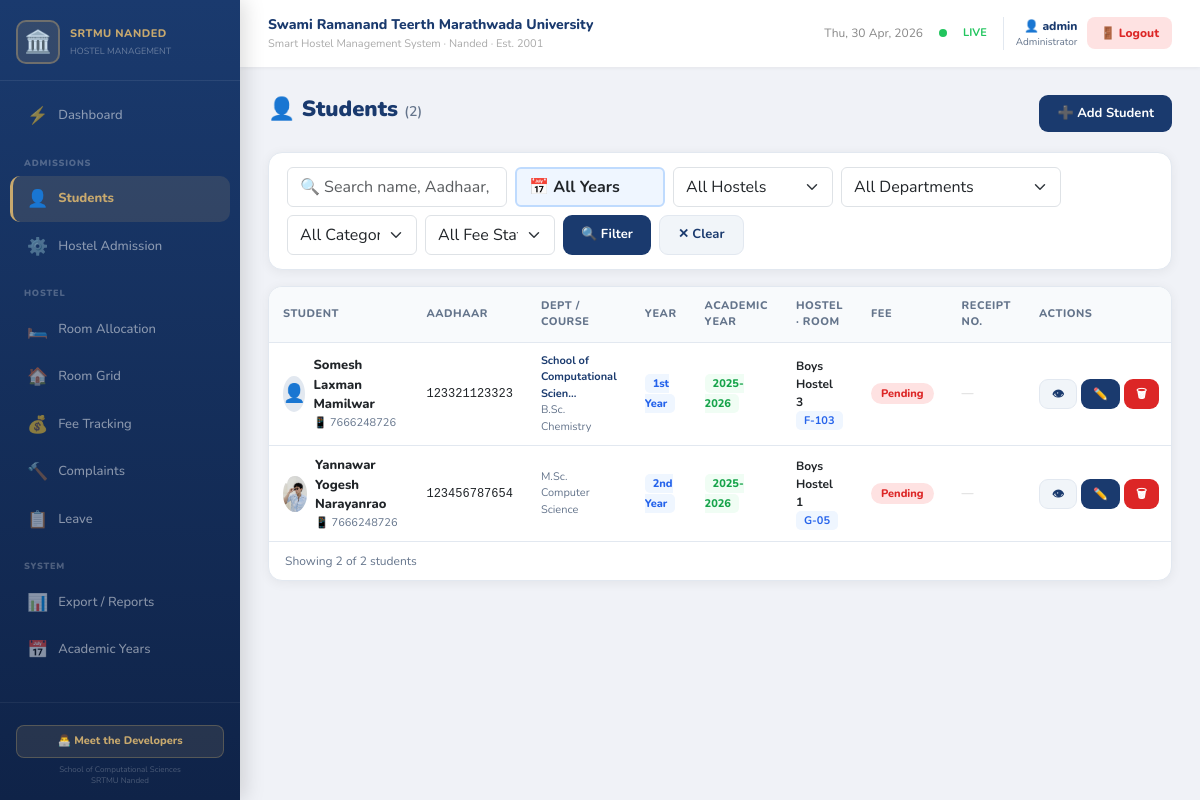
The app's page /students/ (signed in) with its own data.
### hostel/models.py (models this page shows, shortened)
class Student(models.Model):
    name = models.CharField(max_length=200, validators=[validate_name])
    aadhar = models.CharField(max_length=12, unique=True, validators=[validate_aadhar])
    gender = models.CharField(max_length=10, choices=GENDER_CHOICES, default='Male')
    category = models.CharField(max_length=20, choices=CATEGORY_CHOICES, default='General')
    phone = models.CharField(max_length=10, validators=[validate_phone])
    email = models.EmailField(blank=True)
    father_name = models.CharField(max_length=200, blank=True, validators=[validate_name])
    mother_name = models.CharField(max_length=200, blank=True, validators=[validate_name])
    guardian_phone = models.CharField(max_length=10, blank=True)
    school = models.CharField(max_length=200, choices=SCHOOL_CHOICES, blank=True)
    level = models.CharField(max_length=5, choices=LEVEL_CHOICES, default='UG')
    course = models.CharField(max_length=200)
    year = models.CharField(max_length=20)
    hostel = models.CharField(max_length=50, choices=HOSTEL_CHOICES, blank=True, default='')
    room = models.CharField(max_length=20, blank=True)
    admission_date = models.DateField(null=True, blank=True)
    address = models.TextField(blank=True)
    district = models.CharField(max_length=100, blank=True)
    fees = models.CharField(max_length=10, choices=FEE_CHOICES, default='Pending')
    fee_amount = models.DecimalField(max_digits=10, decimal_places=2, default=0)
    fee_paid_date = models.DateField(null=True, blank=True)
    receipt_number = models.CharField(max_length=50, blank=True)
    marks_10 = models.CharField(max_length=6, blank=True, validators=[validate_marks])
    marks_12 = models.CharField(max_length=6, blank=True, validators=[validate_marks])
    cet_marks_obtained = models.CharField(max_length=6, blank=True, validators=[validate_marks], help_text="CET marks obtained")
    cet_marks_total = models.CharField(max_length=6, blank=True, validators=[validate_marks], help_text="CET total marks")
    marks_ug = models.CharField(max_length=6, blank=True, validators=[validate_marks])
    marks_pg = models.CharField(max_length=6, blank=True, validators=[validate_marks])
    biometric_id = models.CharField(max_length=50, blank=True)
    remarks = models.TextField(blank=True)
    photo = models.ImageField(upload_to='student_photos/', blank=True, null=True)
    academic_year = models.ForeignKey(
        'AcademicYear', on_delete=models.SET_NULL,
        null=True, blank=True, related_name='students'
    )
    university_admitted = models.BooleanField(default=False, help_text="Has university admission been confirmed?")
    university_receipt_no = models.CharField(max_length=50, help_text="University admission receipt number")
    hostel_registered = models.BooleanField(default=False, help_text="Has hostel registration been done?")
    hostel_receipt_no = models.CharField(max_length=50, help_text="Hostel registration receipt number")
    hostel_approved = models.BooleanField(default=False, help_text="Approved for hostel admission")
    created_at = models.DateTimeField(auto_now_add=True)
    updated_at = models.DateTimeField(auto_now=True)
    class Meta:
        ordering = ['-created_at']

class AcademicYear(models.Model):
    label = models.CharField(max_length=20, unique=True, help_text="e.g. 2025-2026")
    start_year = models.IntegerField()
    end_year = models.IntegerField()
    is_current = models.BooleanField(default=False)
    created_at = models.DateTimeField(auto_now_add=True)
    class Meta:
        ordering = ['-start_year']
    @classmethod
    def get_current(cls):
        return cls.objects.filter(is_current=True).first()

### hostel/views.py (the view)
# urls.py: path('students/', views.student_list, name='student_list'),
@login_required
def student_list(request):
    qs = Student.objects.all()
    q = request.GET.get('q', '')
    hostel_filter = request.GET.get('hostel', '')
    cat_filter = request.GET.get('category', '')
    fee_filter = request.GET.get('fees', '')
    dept_filter = request.GET.get('department', '')
    year_filter = request.GET.get('academic_year', '')
    if q:
        qs = qs.filter(Q(name__icontains=q) | Q(aadhar__icontains=q) | Q(room__icontains=q) | Q(phone__icontains=q))
    if hostel_filter:
        qs = qs.filter(hostel=hostel_filter)
    if cat_filter:
        qs = qs.filter(category=cat_filter)
    if fee_filter:
        qs = qs.filter(fees=fee_filter)
    if dept_filter:
        qs = qs.filter(school=dept_filter)
    if year_filter:
        qs = qs.filter(academic_year_id=year_filter)
    ctx = {
        'students': qs,
        'q': q,
        'hostel_filter': hostel_filter,
        'cat_filter': cat_filter,
        'fee_filter': fee_filter,
        'dept_filter': dept_filter,
        'year_filter': year_filter,
        'total': qs.count(),
        'hostels': ['Boys Hostel 1', 'Boys Hostel 2', 'Boys Hostel 3', 'Boys Hostel 4'],
        'categories': ['General', 'OBC', 'SC', 'ST', 'VJNT', 'SBC', 'NT-A', 'NT-B', 'NT-C', 'EWS', 'DT'],
        'departments': SCHOOL_CHOICES,
        'all_years': AcademicYear.objects.all(),
        'current_year': AcademicYear.get_current(),
    }
    return render(request, 'hostel/student_list.html', ctx)

### templates/hostel/student_list.html (shortened to what this page needs)
{% extends 'hostel/base.html' %}
{% block content %}
<div class="page-header">
  <h1 class="page-title">👤 Students <span style="font-size:14px;font-weight:600;color:var(--muted)">({{ total }})</span></h1>
  <a href="{% url 'student_add' %}" class="btn-navy">➕ Add Student</a>
</div>
<div class="card-srtmu" style="padding:14px 18px;margin-bottom:16px;">
  <form method="get" class="d-flex gap-2 flex-wrap">
    <input name="q" value="{{ q }}" placeholder="🔍 Search name, Aadhaar, room…" class="form-control" style="max-width:220px"/>
    <select name="academic_year" class="form-select" style="max-width:150px;border:2px solid #bfdbfe;background:#eff6ff;font-weight:700;">
      <option value="">📅 All Years</option>
    </select>
    <select name="hostel" class="form-select" style="max-width:160px">
      <option value="">All Hostels</option>
    </select>
    <select name="department" class="form-select" style="max-width:220px">
      <option value="">All Departments</option>
    </select>
    <select name="category" class="form-select" style="max-width:130px">
      <option value="">All Categories</option>
    </select>
    <select name="fees" class="form-select" style="max-width:130px">
      <option value="">All Fee Status</option>
    </select>
    <button type="submit" class="btn-navy">🔍 Filter</button>
    <a href="{% url 'student_list' %}" class="btn-ghost">✕ Clear</a>
  </form>
</div>
<div class="card-srtmu" style="padding:0;overflow:hidden;">
  <div class="table-responsive">
    <table class="table-srtmu">
      <thead><tr>
        <th>Student</th><th>Aadhaar</th><th>Dept / Course</th><th>Year</th><th>Academic Year</th><th>Hostel · Room</th><th>Fee</th><th>Receipt No.</th><th>Actions</th>
      </tr></thead>
      <tbody>
        {% for s in students %}
        <tr>
          <td>
            <div class="d-flex align-items-center gap-2">
              {% if s.photo %}
              <img src="{{ s.photo.url }}" alt="" style="width:36px;height:36px;border-radius:50%;object-fit:cover;"/>
              {% else %}
              <div style="width:36px;height:36px;border-radius:50%;background:#e2e8f0;display:flex;align-items:center;justify-content:center;font-size:18px;">👤</div>
              {% endif %}
              <div>
                <div style="font-weight:800;font-size:13px">{{ s.name }}</div>
                <div style="font-size:11px;color:var(--muted)">📱 {{ s.phone }}</div>
              </div>
            </div>
          </td>
          <td style="font-size:12px;font-family:monospace">{{ s.aadhar }}</td>
          <td>
            <div style="font-size:11px;font-weight:700;color:var(--navy)">{{ s.school|truncatechars:30 }}</div>
            <div style="font-size:11px;color:var(--muted)">{{ s.course }}</div>
          </td>
          <td><span style="background:#eff6ff;color:#2563eb;padding:2px 8px;border-radius:5px;font-size:11px;font-weight:800">{{ s.year }}</span></td>
          <td>
            {% if s.academic_year %}
            <span style="background:#f0fdf4;color:#16a34a;padding:2px 8px;border-radius:5px;font-size:11px;font-weight:800">{{ s.academic_year.label }}</span>
            {% else %}
            <span style="color:#ccc;font-size:11px;">—</span>
            {% endif %}
          </td>
          <td>
            <div style="font-size:12px;font-weight:700">{{ s.hostel }}</div>
            {% if s.room %}<span style="background:#eff6ff;color:#2563eb;padding:2px 8px;border-radius:5px;font-size:11px;font-weight:700">{{ s.room }}</span>{% endif %}
          </td>
          <td><span class="badge-srtmu badge-{{ s.fees }}">{{ s.fees }}</span></td>
          <td style="font-size:12px;font-family:monospace">{% if s.receipt_number %}{{ s.receipt_number }}{% else %}<span style="color:#ccc">—</span>{% endif %}</td>
          <td>
            <div class="d-flex gap-1">
              <a href="{% url 'student_detail' s.pk %}" class="btn-ghost btn-sm">👁</a>
              <a href="{% url 'student_edit' s.pk %}" class="btn-navy btn-sm">✏️</a>
              <a href="{% url 'student_delete' s.pk %}" class="btn-danger-srtmu btn-sm">🗑</a>
            </div>
          </td>
        </tr>
        {% empty %}
        <tr><td colspan="9" style="text-align:center;padding:40px;color:var(--muted)">No students found.</td></tr>
        {% endfor %}
      </tbody>
    </table>
  </div>
  <div style="padding:10px 16px;border-top:1px solid var(--border);font-size:12px;color:var(--muted)">
    Showing {{ students|length }} of {{ total }} students
  </div>
</div>
{% endblock %}

### templates/hostel/base.html (shortened to what this page needs)
<!DOCTYPE html>
<html lang="en">
<head>
<link href="https://cdn.jsdelivr.net/npm/bootstrap@5.3.2/dist/css/bootstrap.min.css" rel="stylesheet"/>
</head>
<body>
<div class="sidebar">
  <div class="sidebar-logo">
    <div class="sidebar-brand">
      <div class="sidebar-icon">🏛️</div>
      <div>
        <div class="sidebar-title">SRTMU NANDED</div>
        <div class="sidebar-sub">HOSTEL MANAGEMENT</div>
      </div>
    </div>
  </div>
  <nav class="sidebar-nav">
    <a href="{% url 'dashboard' %}" class="nav-item {% if request.resolver_match.url_name == 'dashboard' %}active{% endif %}"><span class="nav-icon">⚡</span> Dashboard</a>
    <div class="nav-section-label">Admissions</div>
    <a href="{% url 'student_list' %}" class="nav-item {% if 'student' in request.resolver_match.url_name %}active{% endif %}"><span class="nav-icon">👤</span> Students</a>
    <a href="{% url 'hostel_admission_config' %}" class="nav-item {% if 'hostel_admission' in request.resolver_match.url_name %}active{% endif %}"><span class="nav-icon">⚙️</span> Hostel Admission</a>
    <div class="nav-section-label">Hostel</div>
    <a href="{% url 'room_allocation' %}" class="nav-item {% if request.resolver_match.url_name == 'room_allocation' %}active{% endif %}"><span class="nav-icon">🛏️</span> Room Allocation</a>
    <a href="{% url 'room_grid' %}" class="nav-item {% if request.resolver_match.url_name == 'room_grid' %}active{% endif %}"><span class="nav-icon">🏠</span> Room Grid</a>
    <a href="{% url 'fee_tracking' %}" class="nav-item {% if 'fee' in request.resolver_match.url_name %}active{% endif %}"><span class="nav-icon">💰</span> Fee Tracking</a>
    <a href="{% url 'complaint_list' %}" class="nav-item {% if 'complaint' in request.resolver_match.url_name %}active{% endif %}"><span class="nav-icon">🔨</span> Complaints</a>
    <a href="{% url 'leave_list' %}" class="nav-item {% if 'leave' in request.resolver_match.url_name %}active{% endif %}"><span class="nav-icon">📋</span> Leave</a>
    <div class="nav-section-label">System</div>
    <a href="{% url 'export_reports' %}" class="nav-item {% if 'export' in request.resolver_match.url_name %}active{% endif %}"><span class="nav-icon">📊</span> Export / Reports</a>
    <a href="{% url 'academic_year_list' %}" class="nav-item {% if 'academic_year' in request.resolver_match.url_name %}active{% endif %}"><span class="nav-icon">📅</span> Academic Years</a>
  </nav>
  <div class="sidebar-footer">
    <button class="dev-btn" onclick="document.getElementById('devModal').classList.add('show')">👨‍💻 Meet the Developers</button>
    <div style="font-size:8px;color:rgba(255,255,255,.25);margin-top:6px;line-height:1.4;">School of Computational Sciences<br/>SRTMU Nanded</div>
  </div>
</div>
<div class="main-wrap">
  <div class="topbar">
    <div>
      <div class="topbar-title">Swami Ramanand Teerth Marathwada University</div>
      <div class="topbar-sub">Smart Hostel Management System · Nanded · Est. 2001</div>
    </div>
    <div class="d-flex align-items-center gap-3">
      <span style="font-size:12px;color:#888;" id="curr-date"></span>
      <div class="live-dot"></div>
      <span style="font-size:11px;color:var(--green);font-weight:700;">LIVE</span>
      {% if user.is_authenticated %}
      <div style="display:flex;align-items:center;gap:10px;padding-left:12px;border-left:1px solid var(--border);">
        <div style="text-align:right;">
          <div style="font-size:12px;font-weight:800;color:var(--navy);">👤 {{ user.username }}</div>
          <div style="font-size:10px;color:var(--muted);">Administrator</div>
        </div>
        <form method="post" action="/logout/" style="margin:0;">
          <button type="submit" style="background:#fee2e2;color:#dc2626;border:none;border-radius:8px;padding:7px 13px;font-size:12px;font-weight:800;cursor:pointer;font-family:Nunito,sans-serif;">🚪 Logout</button>
        </form>
      </div>
      {% endif %}
    </div>
  </div>
  <div class="content">
    {% block content %}{% endblock %}
  </div>
</div>
</body>
</html>

### records on screen
Student: name "Somesh Laxman Mamilwar", phone "7666248726", aadhar "123321123323", school "School of Computational Scien…", course "B.Sc. Chemistry", year "1st Year", academic_year.label "2025-2026", hostel "Boys Hostel 3", room "F-103", fees "Pending"
Student: photo (picture), name "Yannawar Yogesh Narayanrao", phone "7666248726", aadhar "123456787654", course "M.Sc. Computer Science", year "2nd Year", academic_year.label "2025-2026", hostel "Boys Hostel 1", room "G-05", fees "Pending"

### other values on screen
{{ user.username }} "admin"
{{ total }} "2"
{{ students|length }} "2"
